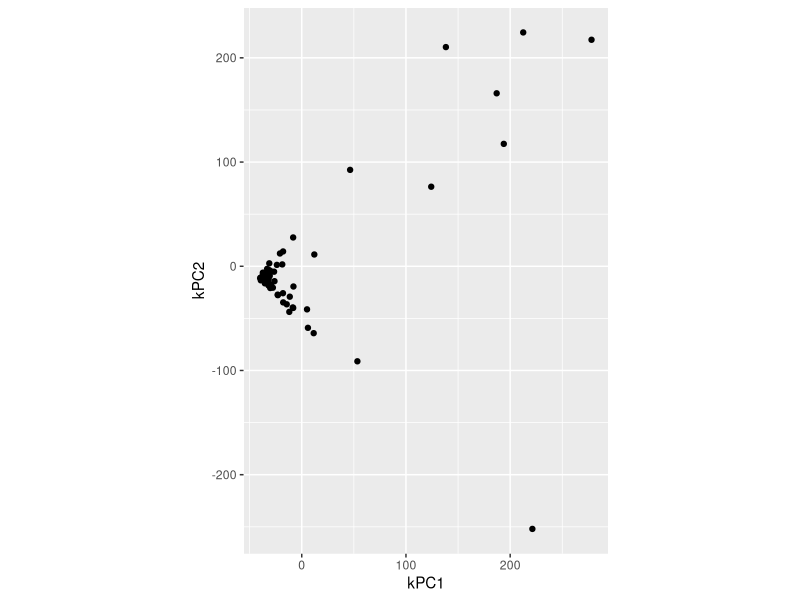

This figure's R source:
# r2py crawler metadata
# package: recipes
# source_type: rd_example
# topic: step_kpca_poly.Rd
# source_file: C:\Users\bened\AppData\Local\R\win-library\4.5\recipes\help
# lines: 29

suppressPackageStartupMessages(library(recipes))
if (rlang::is_installed(c("modeldata", "ggplot2","kernlab"))) (if (getRversion() >= "3.4") withAutoprint else force)({ # examplesIf
library(ggplot2)
data(biomass, package = "modeldata")

biomass_tr <- biomass[biomass$dataset == "Training", ]
biomass_te <- biomass[biomass$dataset == "Testing", ]

rec <- recipe(
  HHV ~ carbon + hydrogen + oxygen + nitrogen + sulfur,
  data = biomass_tr
)

kpca_trans <- rec |>
  step_YeoJohnson(all_numeric_predictors()) |>
  step_normalize(all_numeric_predictors()) |>
  step_kpca_poly(all_numeric_predictors())

kpca_estimates <- prep(kpca_trans, training = biomass_tr)

kpca_te <- bake(kpca_estimates, biomass_te)

ggplot(kpca_te, aes(x = kPC1, y = kPC2)) +
  geom_point() +
  coord_equal()

tidy(kpca_trans, number = 3)
tidy(kpca_estimates, number = 3)
}) # examplesIf
